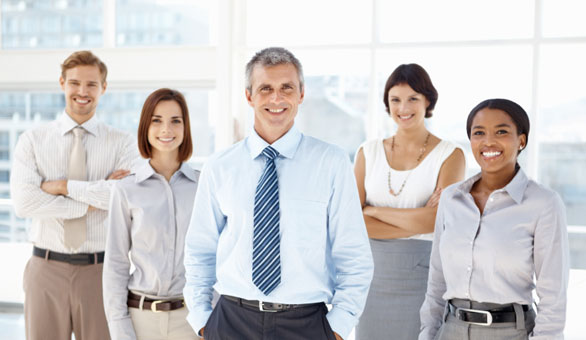
#> input picture 10.jpg, 586 x 340 px, found by its file name
$ jupyter execute Face-detect.ipynb
#> lines starting #> are read from the running program, lines starting #| are printed output that depends on the picture; after the words box and inside, x2 and y2 are one past the last pixel; in counts of white or black regions, pixels touching at a corner belong together
[cell 1]
#pylint:disable=no-member

import cv2 as cv
img = cv.imread('C:/Users/Admin/Downloads/imge/10.jpg')
#> img is the input picture: shape (340, 586, 3); mean B, G, R 203.6, 202.8, 205.1
cv.imshow('group of 5 people', img)
cv.waitKey(0)

[cell 2]
gray = cv.cvtColor(img, cv.COLOR_BGR2GRAY)
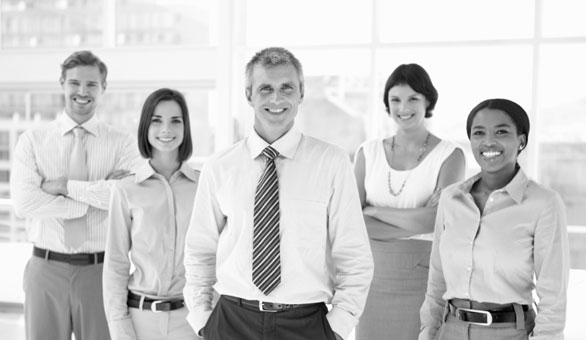
#> gray: shape (340, 586); min 0, max 255, mean 203.6
cv.imshow('Gray', gray)
cv.waitKey(0)

[cell 3]
haar_cascade = cv.CascadeClassifier('haar_face.xml')

faces_rect = haar_cascade.detectMultiScale(gray, scaleFactor=1.1, minNeighbors=3)
#> faces_rect = [[58, 65, 49, 49], [381, 80, 50, 50], [140, 102, 51, 51], [243, 65, 65, 65], [461, 110, 59, 59]]

print(f'Number of faces found = {len(faces_rect)}')
#| Number of faces found = 5

cv.waitKey(0)

[cell 4]
for (x,y,w,h) in faces_rect:
    cv.rectangle(img, (x,y), (x+w,y+h), (0,255,0), thickness=2)
#> this loop made 5 passes
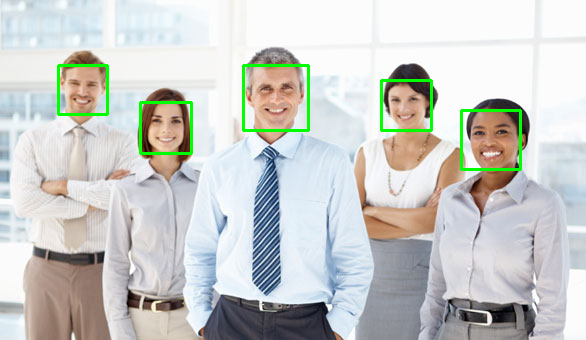
#> img: shape (340, 586, 3); 1.64% of pixels changed, all inside (x1, y1, x2, y2) = (57, 64, 522, 171)

cv.imshow('Detected Faces', img)
cv.waitKey(0)
#> Out = 27

$ run again, with 2.jpg copied over 10.jpg
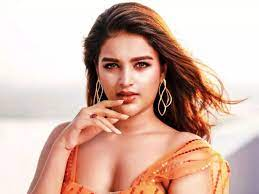
#> input picture 2.jpg, 259 x 194 px, found by its file name
#> img is the input picture: shape (194, 259, 3); mean B, G, R 168.3, 181.5, 214.1
#> `gray = cv.cvtColor(img, cv.COLOR_BGR2GRAY)`:
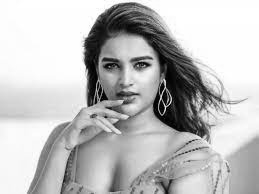
#> gray: shape (194, 259); min 0, max 255, mean 189.8
#> faces_rect = [[87, 34, 80, 80]]
#| Number of faces found = 1
#> the loop `for (x,y,w,h) in faces_rect:` made 1 pass
#> after the loop `for (x,y,w,h) in faces_rect:`:
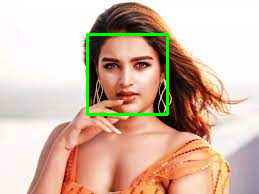
#> img: shape (194, 259, 3); 1.9% of pixels changed, all inside (x1, y1, x2, y2) = (86, 33, 169, 116)
#> Out = 27
